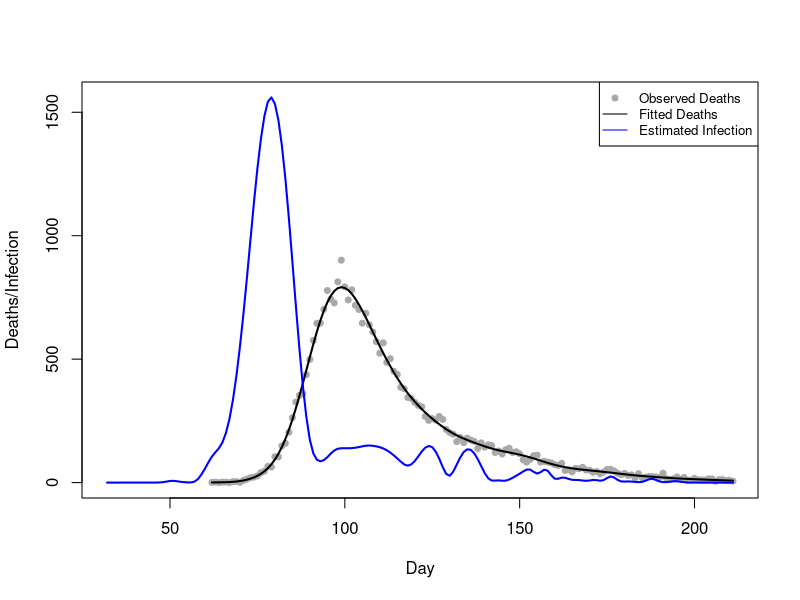

This figure's R source:
# Team Members: 
# 1. Shivasharini Govindasamy (Sharuuu27) - S2766392
# 2. Yu-Hsuan Hung (YuHsuan07) - S2793274
# 3. Yasuhiro Hara (hiroh-git) - S2826059

# Team Contributions:
# Shivasharini -  
# Yu-Hsuan -  
# Yasuhiro- 

# Github repo link:
#

## OVERVIEW: 


## CODE STRUCTURE:
# 1. 
# 2. 
# 3. 
# 4. 
# 5. 
# 6. 

library(splines)
#setwd("file")
data <- read.table("engcov.txt",header = TRUE)

#Question1
matrixes <- function(data, k = 80){
# define a function to compute X_tilde, X and S 
  n <- nrow(data) # number of observation days, n
  t1 <- data$julian[1] - 30  # earliest infection day, setting as t1-30
  tn <- data$julian[n]       # latest infection day
  t_coverage <- t1:tn        # the scope of infection days
  mid_knots <- seq(from = t1, to = tn, length.out = k - 2) 
  # k-2 knots cover the scope of infection days
  unit <- (tn-t1)/(k-2-1) 
  knot <- seq(t1-unit*3, tn+unit*3,length.out=(k+4))
  # adding 6 points beyond the original k+2 knots, ensuring a total of k+4 knots
  x_tilde <- splineDesign(knots=knot,x=t_coverage,ord=4,outer.ok=TRUE)
  # design matrix, X_tilde, for the B-splines defined by knots at the values 
  # in the scope of infection days
  s <- crossprod(diff(diag(k), diff=2)) 
  # smoothing penalty matrix S
  x <- matrix(0, nrow = n, ncol = k)
  # initialise the death model matrix X
  d <- 1:80 # the range of days from infection to death.
  edur <- 3.151 # mean parameter for the log-normal distribution.
  sdur <- 0.469 # standard deviation parameter for the log-normal distribution
  pd <- dlnorm(d, edur, sdur) # probability density
  pd <- pd / sum(pd) # normalize probabilities pd
  for (i in 1:n) {
    j_max <- min(29 + i, 80) 
    # determine the maximum interval j_max for the convolution limit.
    for (j in 1:j_max) {
      y <- 30+i-j 
      x[i,] <- x[i,]+x_tilde[y,]*pd[j]
      # X_{i,k}=\sum_{j=1}^{min(29+i,80)}\tilde{X}_{(30+i-j),k}\times \pi_{j}
    }
  }
  list(X_tilde = x_tilde, X = x, S = s) # return the three computed matrices
}

data$date <- as.Date(data$date, format = "%d/%m/%y")

m <- matrixes(data)
x_tilde <- m$X_tilde
x <- m$X
s <- m$S
y <- data$deaths
# extract x_tilde, x, and s 

#Question2

pnll <- function(gamma,x,y,s,lambda){
# define the penalised negative log likelihood (pnll) function
  beta <- exp(gamma) # beta = exp(gamma), ensuring positive f
  mu <- x %*% beta   # mu = X %*% beta
  ll <- y*log(mu)-mu-lgamma(y+1) # log-likelihood
  p <- lambda*(t(beta)%*%s%*%beta)/2 # penalty
  -sum(ll) + p # return pnll= -sum(ll) + p
}

gpnll <- function(gamma,x,y,s,lambda){
# Define the gradient of pnll
  beta <- exp(gamma) # beta = exp(gamma), ensuring positive f
  mu <- as.vector(x %*% beta) # mu = X %*% beta
  z <- y/mu-1 # z = y/mu - 1
  dll <- as.vector(t(x) %*% z) * beta # d(sum l_i)/d(gamma)
  dp <- lambda * beta * as.vector(s %*% beta)# d(p)/d(gamma)
  -dll+dp # return total gradient:-[d(sum l_i)/d(gamma)]+[d(p)/d(gamma)]
}

#check 
k <- 80
fd <- gamma0 <- rep(log(1e-3),k) # set gamma0 for testing
lambda0 <- 5e-5 # set test lambda value.
pnll0 <- pnll(gamma0,lambda0,x=x,y=y,s=s) # pnll at gamma0 and lambda0
eps <- 1e-7 # finite difference interval 
for (i in seq_along(gamma0)) { # loop over gamma0
  gamma1 <- gamma0
  gamma1[i] <- gamma1[i] + eps  # increase gamma1[i] by eps         
  pnll1 <- pnll(gamma1, lambda0, x = x, y = y, s = s) # compute resulting pnll
  fd[i] <- (pnll1 - pnll0) / eps   # approximate -dl/dgamma[i]      
}
head(fd);head(gpnll(gamma0,lambda0,x=x,y=y,s=s)) 
# the result indicating that gpnll is coded correctly

#Question3
fit <- optim(par=gamma0,fn=pnll,gr=gpnll,
             lambda=5e-5,x=x,y=y,s=s,
             method="BFGS",hessian=TRUE)
# Use optim function with BFGS method to optimise
gamma_h <- fit$par       # Get the fitted optimal parameters gamma_h
beta_h <- exp(gamma_h)   # Calculate the fitted B-spline coefficients beta_h
mu_h <- x %*% beta_h     # Calculate the fitted expected deaths mu_h
f_h<- x_tilde %*% beta_h # Calculate the fitted new infection curve f_h


n <- nrow(data)
t1 <- data$julian[1] - 30
tn <- data$julian[n]
t_coverage <- t1:tn

plot(data$julian, y, type="p", pch=19, col="darkgray", cex=.8,
     xlab="Day", ylab="Deaths/Infection", 
     xlim=c(t1,tn), ylim=range(c(f_h, data$deaths)),
     main="")
lines(data$julian, mu_h, col="black", lwd=2)

lines(t_coverage, f_h, type="l", col="blue", lwd=2)
legend("topright", 
       legend=c("Observed Deaths", "Fitted Deaths", "Estimated Infection"), 
       col=c("darkgray", "black", "blue"), 
       pch=c(19, NA, NA), lty=c(NA, 1, 1), cex=0.8)


#Question4
